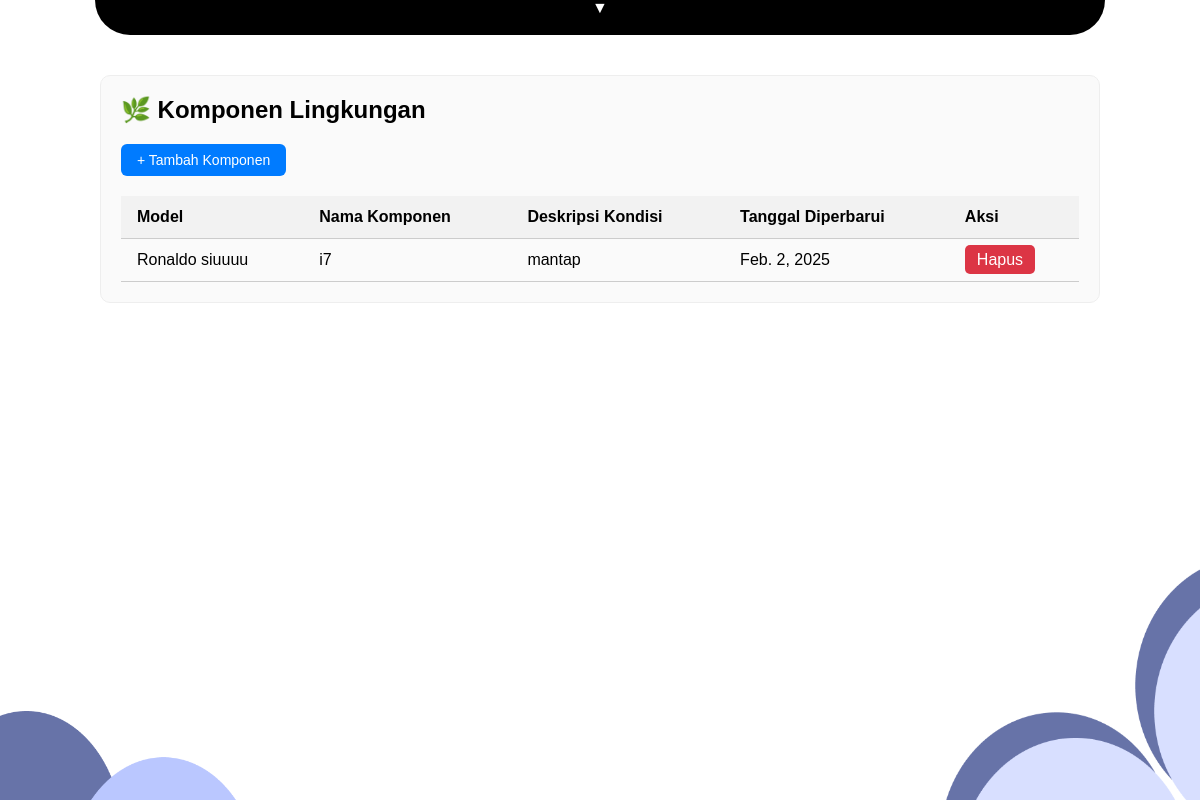
/lingkungan/, run on an earlier commit of the app's database.
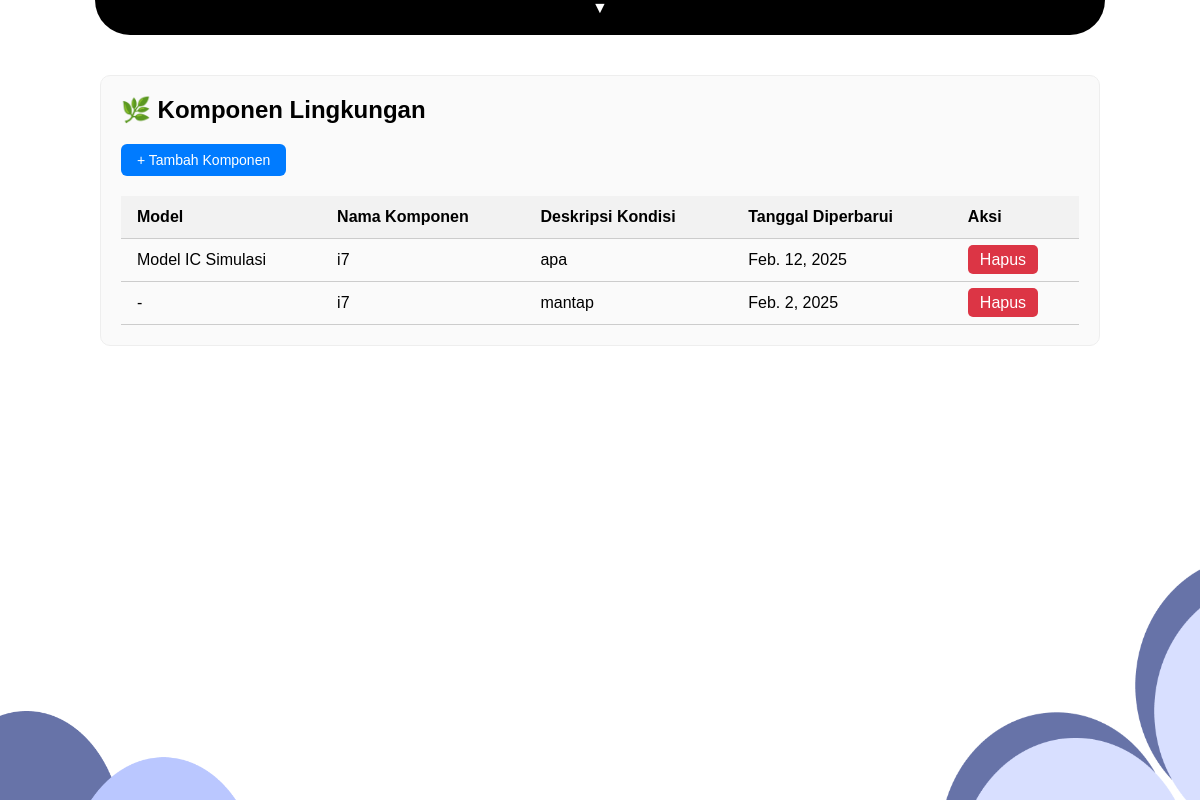
And on a later commit of the database.
### myapp/models.py (models this page shows, shortened)
class Lingkungan(models.Model):
    model_terkait = models.ForeignKey('SystemImplementation', on_delete=models.SET_NULL, null=True, blank=True)
    nama = models.CharField(max_length=100)
    deskripsi = models.TextField()
    tanggal_diperbarui = models.DateField()

class SystemImplementation(models.Model):
    no = models.IntegerField()
    nama_model = models.CharField(max_length=100, default="default_model")
    status_project = models.CharField(max_length=50)
    sumber = models.CharField(max_length=50, default="SI")  # ⬅️ Tambahan ini WAJIB
    dokumentasi_model = models.URLField(
    help_text="Link ke dokumentasi model",
    blank=True,
    null=True
)
    laporan_model = models.FileField(upload_to='laporan/', null=True, blank=True, help_text="Upload PDF laporan model")
    timestamp = models.DateTimeField(auto_now_add=True)
    input_model = models.TextField(blank=True, null=True)
    output_model = models.TextField(blank=True, null=True)

### myapp/views.py (the view, shortened to what this page needs)
# urls.py: path('lingkungan/', views.lingkungan_view, name='lingkungan'),
def lingkungan_view(request):
    lingkungan_list = Lingkungan.objects.all().order_by('-tanggal_diperbarui')
    model_list = SystemImplementation.objects.all()
    return render(request, 'myapp/lingkungan.html', {
        'lingkungan_list': lingkungan_list,
        'model_list': model_list
    })

### myapp/templates/myapp/Lingkungan.html (shortened to what this page needs)
{% load static %}
<!DOCTYPE html>
<html lang="en">
<head>
</head>
<body>
  <img src="{% static 'myapp/dekorkiri.png' %}" class="dekorasi-kiri" alt="Dekor kiri">
  <img src="{% static 'myapp/dekorkanan.png' %}" class="dekorasi-kanan" alt="Dekor kanan">
  <header class="navbar-wrapper">
    <div class="navbar-toggle" onclick="toggleNavbar()">
      <span id="toggle-icon">▼</span>
    </div>
  </header>
  <div class="log-container">
    <h2>🌿 Komponen Lingkungan</h2>
    <a href="{% url 'tambah_lingkungan' %}" class="button">+ Tambah Komponen</a>
    <table>
      <thead>
        <tr>
          <th>Model</th>
          <th>Nama Komponen</th>
          <th>Deskripsi Kondisi</th>
          <th>Tanggal Diperbarui</th>
          <th>Aksi</th>
        </tr>
      </thead>
      <tbody>
        {% for item in lingkungan_list %}
        <tr>
          <td>{{ item.model_terkait.nama_model|default:"-" }}</td>
          <td>{{ item.nama }}</td>
          <td>{{ item.deskripsi }}</td>
          <td>{{ item.tanggal_diperbarui }}</td>
          <td>
            <a href="#" class="btn-merah" onclick="return confirm('Yakin ingin menghapus komponen ini?')">Hapus</a>
          </td>
        </tr>
        {% empty %}
        <tr>
          <td colspan="5">Belum ada komponen lingkungan yang tercatat.</td>
        </tr>
        {% endfor %}
      </tbody>
    </table>
  </div>
</body>
</html>

What changed in the data, as far as the page shows it:
added Lingkungan: model_terkait.nama_model "Model IC Simulasi", nama "i7", deskripsi "apa", tanggal_diperbarui "Feb. 12, 2025"
changed Lingkungan "mantap": model_terkait.nama_model "Ronaldo siuuuu" → "-"
